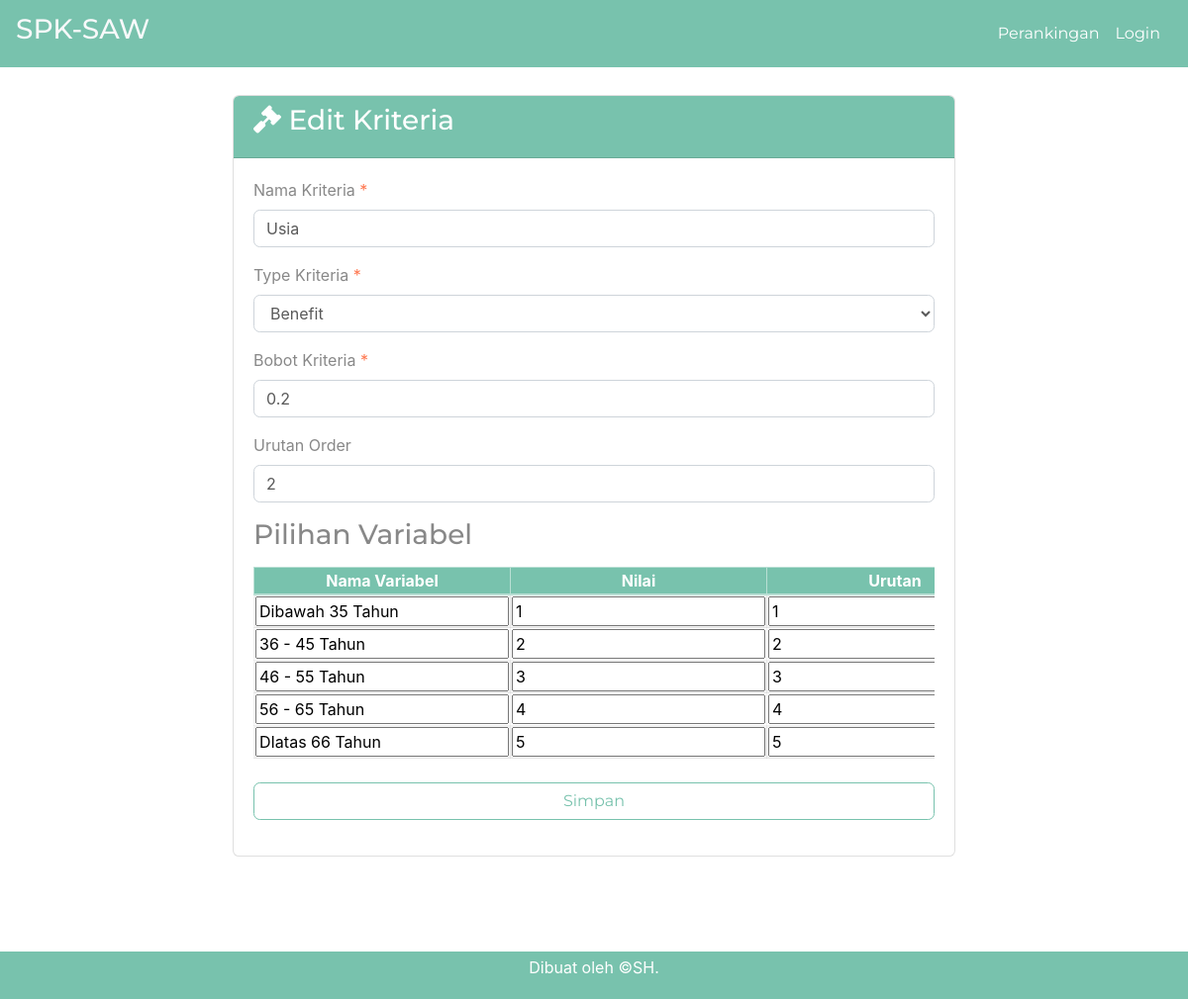
The page /edit-kriteria.php?id=46 on the database its author committed.
### tables this page shows
CREATE TABLE `kriteria` (
  `id_kriteria` int(10) NOT NULL,
  `nama` varchar(30) NOT NULL,
  `type` enum('benefit','cost') NOT NULL,
  `bobot` float NOT NULL,
  `ada_pilihan` tinyint(1) DEFAULT NULL,
  `urutan_order` int(2) NOT NULL
);

CREATE TABLE `pilihan_kriteria` (
  `id_pil_kriteria` int(10) NOT NULL,
  `id_kriteria` int(10) NOT NULL,
  `nama` varchar(30) NOT NULL,
  `nilai` float NOT NULL,
  `urutan_order` int(2) NOT NULL
);

### edit-kriteria.php (the view, shortened to what this page needs)
<?php require_once('includes/init.php'); ?>
<?php
$sukses = false;
$ada_error = false;
$id_kriteria = (isset($_GET['id'])) ? trim($_GET['id']) : '';
if(!$id_kriteria) {
	$ada_error = 'Maaf, data tidak dapat diproses.';
} else {
	$query = $pdo->prepare('SELECT * FROM kriteria WHERE kriteria.id_kriteria = :id_kriteria');
	$query->execute(array('id_kriteria' => $id_kriteria));
	$result = $query->fetch();
	$id_kriteria = (isset($result['id_kriteria'])) ? trim($result['id_kriteria']) : '';
	$nama = (isset($result['nama'])) ? trim($result['nama']) : '';
	$type = (isset($result['type'])) ? trim($result['type']) : '';
	$bobot = (isset($result['bobot'])) ? trim($result['bobot']) : '';
	$jenis_nilai = (isset($result['ada_pilihan'])) ? $result['ada_pilihan'] : '';
	$urutan_order = (isset($result['urutan_order'])) ? trim($result['urutan_order']) : '';
}
?>
<?php
$judul_page = 'Edit Kriteria';
require_once('head.php');
require_once('navbar.php');
?>
<div class="container pt-5 pb-5">
	<div class="row ">
		<div class="col col-md-8 mx-auto">
			<div class="card mb-5">
				<div class="card-header pt-2 bg-primary text-white">
					<h3> <i class="fa fa-gavel" ></i> <?php echo $judul_page; ?></h3>
				</div>
						<?php if($sukses): ?>
							<div class="msg-box">
								<p>Data berhasil disimpan</p>
							</div>
						<?php elseif($ada_error): ?>
							<p><?php echo $ada_error; ?></p>
						<?php else: ?>
					<div class="card-body">
						<form action="edit-kriteria.php?id=<?php echo $id_kriteria; ?>" method="post">
							<div class="form-group">
								<label>Nama Kriteria <span class="text-danger">*</span></label>
								<input type="text" class="form-control" name="nama" value="<?php echo $nama; ?>">
							</div>
							<div class="form-group">
								<label>Type Kriteria <span class="text-danger">*</span></label>
								<select name="type" class="form-control">
									<option value="benefit" <?php selected($type, 'benefit'); ?>>Benefit</option>
								</select>
							</div>
							<div class="form-group">
								<label>Bobot Kriteria <span class="text-danger">*</span></label>
								<input type="number" class="form-control" name="bobot" value="<?php echo $bobot; ?>" step="0.01">
							</div>
							<div class="form-group">
								<label>Urutan Order</label>
								<input type="number" class="form-control" name="urutan_order" value="<?php echo $urutan_order; ?>">
							</div>
							<?php
							$the_class = ($jenis_nilai == 0) ? 'sembunyikan' : '';
							?>
							<div class="table-responsive form-group list-var clearfix <?php echo $the_class; ?>">
								<label><h3>Pilihan Variabel</h3></label>
								<table id="pilihan-var" class=" table-bordered table-striped text-center">
									<thead class="table-primary table-striped">
										<tr class="super-top">
											<th>Nama Variabel</th>
											<th>Nilai</th>
											<th>Urutan</th>
										</tr>
									</thead>
									<tbody>
										<?php
										$query = $pdo->prepare('SELECT * FROM pilihan_kriteria WHERE id_kriteria = :id_kriteria ORDER BY urutan_order ASC');
										$query->execute(array(
											'id_kriteria' => $id_kriteria
										));
										$query->setFetchMode(PDO::FETCH_ASSOC);
										$ctr = 1;
										if($query->rowCount() > 0): while($results = $query->fetch()):
										?>
											<tr data-counter="<?php echo $ctr; ?>">
												<td><input type="text" name="pilihan[<?php echo $ctr; ?>][nama]" value="<?php echo $results['nama']; ?>">
												</td>
												<td><input type="text" name="pilihan[<?php echo $ctr; ?>][nilai]" value="<?php echo $results['nilai']; ?>"></td>
												<td><input type="text" name="pilihan[<?php echo $ctr; ?>][urutan]" value="<?php echo $results['urutan_order']; ?>"></td>
											</tr>
											<?php $ctr++; ?>
										<?php endwhile; endif;?>
									</tbody>
								</table>
								<div class="align-right pt-2">
								</div>
							</div>
							<div class="form-group">
								<button type="submit" name="submit" value="submit" class="btn btn-outline-primary form-control">Simpan</button>
							</div>
						</form>
						<?php endif; ?>
					</div>
			</div>
		</div>
	</div>
</div>
<?php
require_once('foot.php');

### rows shown on the page
kriteria: nama "Usia", type "Benefit", bobot "0.2", urutan_order "2"
pilihan_kriteria: nama "Dibawah 35 Tahun", nilai "1", urutan_order "1"
pilihan_kriteria: nama "36 - 45 Tahun", nilai "2", urutan_order "2"
pilihan_kriteria: nama "46 - 55 Tahun", nilai "3", urutan_order "3"
pilihan_kriteria: nama "56 - 65 Tahun", nilai "4", urutan_order "4"
pilihan_kriteria: nama "DIatas 66 Tahun", nilai "5", urutan_order "5"

### other values the page prints
$judul_page "Edit Kriteria"
